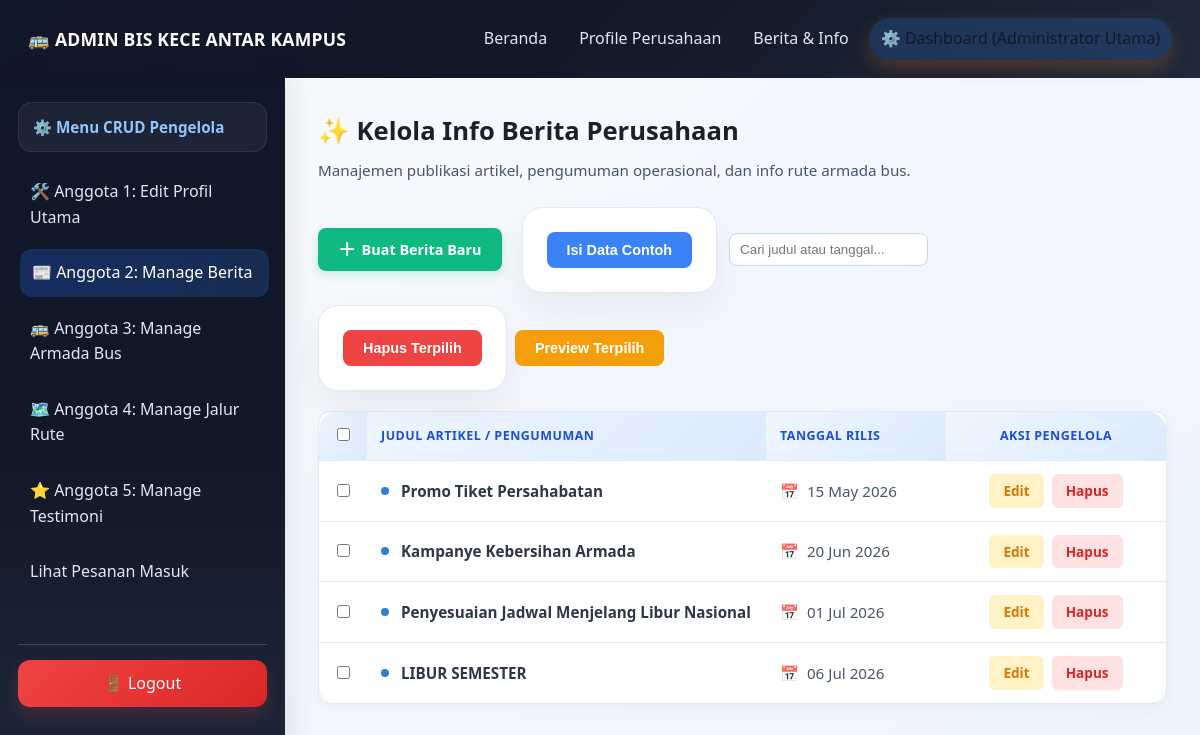
Page /dashboard.php?menu=berita (signed in) on the committed database.
### tables this page shows
CREATE TABLE `tabel_profile` (
  `id` int(11) NOT NULL,
  `nama_pt` varchar(100) NOT NULL,
  `visi` text NOT NULL,
  `misi` text NOT NULL,
  `deskripsi` text NOT NULL
);

CREATE TABLE `tabel_berita` (
  `id_berita` int(11) NOT NULL,
  `judul` varchar(255) NOT NULL,
  `isi` text NOT NULL,
  `tanggal` date NOT NULL
);

### dashboard/manage_berita.php (the view, shortened to what this page needs)
<div class="admin-interface-wrapper">
    <div class="admin-page-header">
        <h2>✨ Kelola Info Berita Perusahaan</h2>
        <p class="admin-page-subtitle">Manajemen publikasi artikel, pengumuman operasional, dan info rute armada bus.
        </p>
    </div>
    <?php
    switch ($aksi) {
        case 'tampil':
            ?>
            <div class="action-bar-container"
                style="display:flex; gap:12px; align-items:center; justify-content:space-between; flex-wrap:wrap;">
                <div style="display:flex; gap:12px; align-items:center;">
                    <a href="dashboard.php?menu=berita&aksi=tambah" class="btn-modern btn-add-new">
                        <span class="btn-icon">＋</span> Buat Berita Baru
                    </a>
                    <form method="POST" style="display:inline-block; margin-left:8px;">
                        <button type="submit" name="seed_berita" class="btn-modern" style="background:#3b82f6; color:white;">Isi
                            Data Contoh</button>
                    </form>
                    <div>
                        <input type="text" id="search-input" placeholder="Cari judul atau tanggal..."
                            style="padding:8px 10px; border-radius:8px; border:1px solid #cbd5e0;">
                    </div>
                </div>
                <div style="display:flex; gap:8px; align-items:center;">
                    <form id="bulk-action-form" method="POST" onsubmit="return confirm('Hapus semua berita terpilih?');">
                        <button type="submit" class="btn-modern" style="background:#ef4444; color:white;">Hapus
                            Terpilih</button>
                    </form>
                    <button id="preview-btn" class="btn-modern" style="background:#f59e0b; color:white;">Preview
                        Terpilih</button>
                </div>
            </div>
            <div class="table-responsive-wrapper">
                <table class="table-modern-ui" id="berita-table">
                    <thead>
                        <tr>
                            <th style="width:48px; text-align:center;"><input type="checkbox" id="select-all"></th>
                            <th>Judul Artikel / Pengumuman</th>
                            <th style="width:180px;">Tanggal Rilis</th>
                            <th style="width:220px; text-align: center;">Aksi Pengelola</th>
                        </tr>
                    </thead>
                    <tbody>
                        <?php
                        $ambil_data = mysqli_query($koneksi, "SELECT * FROM tabel_berita ORDER BY id_berita DESC");
                        if (mysqli_num_rows($ambil_data) > 0) {
                            while ($row = mysqli_fetch_assoc($ambil_data)) {
                                ?>
                                <tr data-isi="<?php echo htmlspecialchars($row['isi']); ?>"
                                    data-judul="<?php echo htmlspecialchars($row['judul']); ?>"
                                    data-tanggal="<?php echo htmlspecialchars($row['tanggal']); ?>">
                                    <td style="text-align:center;"><input type="checkbox" class="row-select" name="selected[]"
                                            form="bulk-action-form" value="<?php echo $row['id_berita']; ?>"></td>
                                    <td class="td-title-cell">
                                        <div class="title-wrapper">
                                            <span class="title-badge-dot"></span>
                                            <strong><?php echo htmlspecialchars($row['judul']); ?></strong>
                                        </div>
                                    </td>
                                    <td class="td-date-cell">
                                        <span class="calendar-mini-icon">📅</span>
                                        <?php echo date('d M Y', strtotime($row['tanggal'])); ?>
                                    </td>
                                    <td style="text-align: center;">
                                        <div class="action-button-group">
                                            <a href="dashboard.php?menu=berita&aksi=edit&id=<?php echo $row['id_berita']; ?>"
                                                class="btn-table-action btn-edit-ui">Edit</a>
                                            <a href="dashboard.php?menu=berita&aksi=hapus&id=<?php echo $row['id_berita']; ?>"
                                                class="btn-table-action btn-delete-ui"
                                                onclick="return confirm('Apakah Anda yakin ingin menghapus pengumuman ini?')">Hapus</a>
                                        </div>
                                    </td>
                                </tr>
                                <?php
                            }
                        } else {
                            echo '<tr><td colspan="4" style="text-align:center; padding: 40px; color:#a0aec0;">Belum ada berita yang diterbitkan.</td></tr>';
                        }
                        ?>
                    </tbody>
                </table>
            </div>
            <?php
            break;
            ?>
            <?php
    }
    ?>
</div>

### komponen/navbar.php
<?php
include 'koneksi/koneksi.php';
$profile_pt = mysqli_fetch_assoc(mysqli_query($koneksi, "SELECT * FROM tabel_profile WHERE id=1"));
$current_page = basename($_SERVER['PHP_SELF']);
?>
<div class="navbar">
    <div class="logo">🚌 <?= $profile_pt['nama_pt'] ?></div>
    <ul>
        <li><a href="index.php" class="<?= $current_page=='index.php'?'active':'' ?>">Beranda</a></li>
        <li><a href="profile.php" class="<?= $current_page=='profile.php'?'active':'' ?>">Profile Perusahaan</a></li>
        <li><a href="berita.php" class="<?= $current_page=='berita.php'?'active':'' ?>">Berita & Info</a></li>
        <li>
            <?php if(isset($_SESSION['login'])) { ?>
                <a href="dashboard.php" class="btn-dash <?= $current_page=='dashboard.php'?'active':'' ?>">⚙️ Dashboard (<?= $_SESSION['nama_lengkap'] ?>)</a>
            <?php } else { ?>
                <a href="login.php" class="btn-dash">🔑 Login Admin</a>
            <?php } ?>
        </li>
    </ul>
</div>

### css/style.css (style rules this page uses)
* { box-sizing: border-box; }
body { margin: 0; font-family: 'Segoe UI', Arial, sans-serif; background: linear-gradient(135deg, #f5f7fb 0%, #eef4ff 100%); color: #243447; line-height: 1.6; }
a { text-decoration: none; color: inherit; }
.navbar { display: flex; justify-content: space-between; align-items: center; padding: 18px 28px; background: linear-gradient(135deg, #0f172a 0%, #111827 45%, #1e293b 100%); color: white; box-shadow: 0 10px 30px rgba(15, 23, 42, 0.16); }
.navbar .logo { font-size: 1.1rem; font-weight: 700; color: #fff; letter-spacing: 0.2px; }
.navbar ul { display: flex; flex-wrap: wrap; gap: 8px; list-style: none; margin: 0; padding: 0; }
.navbar ul li a { display: inline-block; padding: 8px 12px; border-radius: 999px; color: #e2e8f0; font-weight: 500; transition: all 0.2s ease; }
.navbar ul li a:hover, .navbar ul li a.active { background: rgba(59, 130, 246, 0.2); color: white; }
.btn-dash { background: linear-gradient(135deg, #f59e0b, #f97316); color: #111827 !important; font-weight: 700; box-shadow: 0 8px 18px rgba(249, 115, 22, 0.25); }
.dash-content > h2, .dash-content h2 { margin-top: 0; margin-bottom: 10px; color: #0f172a; font-size: 1.5rem; }
.dash-content p { color: #475569; margin-top: 0; }
.dash-content form, .dash-content > form { max-width: 820px; background: white; padding: 24px; border-radius: 20px; border: 1px solid #e2e8f0; box-shadow: 0 16px 35px rgba(15, 23, 42, 0.06); }
.dash-content table { width: 100%; border-collapse: separate; border-spacing: 0; background: white; border-radius: 18px; overflow: hidden; box-shadow: 0 16px 35px rgba(15, 23, 42, 0.06); }
.dash-content table th, .dash-content table td { padding: 13px 14px; border-bottom: 1px solid #e2e8f0; text-align: left; }
.dash-content table th { background: linear-gradient(135deg, #eff6ff, #dbeafe); color: #1d4ed8; font-weight: 700; }
.dash-content table tr:last-child td { border-bottom: none; }

### dashboard/manage_berita.php (style rules this page uses)
.admin-interface-wrapper { font-family: 'Segoe UI', system-ui, -apple-system, sans-serif; color: #2d3748; padding: 5px; }
.admin-page-header { margin-bottom: 25px; }
.admin-page-header h2 { font-size: 1.6rem; color: #1a202c; margin: 0 0 6px 0; font-weight: 700; }
.admin-page-subtitle { color: #718096; margin: 0; font-size: 0.95rem; }
.action-bar-container { margin-bottom: 20px; }
.btn-modern { display: inline-flex; align-items: center; justify-content: center; padding: 10px 20px; border-radius: 8px; font-size: 0.9rem; font-weight: 600; text-decoration: none; transition: all 0.2s ease-in-out; border: none; cursor: pointer; }
.btn-add-new { background-color: #10b981; color: white; box-shadow: 0 4px 10px rgba(16, 185, 129, 0.2); }
.btn-icon { margin-right: 6px; font-size: 1.1rem; line-height: 1; }
.table-responsive-wrapper { background: #ffffff; border-radius: 12px; box-shadow: 0 4px 15px rgba(0, 0, 0, 0.04); border: 1px solid #e2e8f0; overflow: hidden; }
.table-modern-ui { width: 100%; border-collapse: collapse; text-align: left; font-size: 0.95rem; }
.table-modern-ui th { background-color: #f8fafc; color: #4a5568; padding: 16px 20px; font-weight: 600; border-bottom: 2px solid #edf2f7; text-transform: uppercase; font-size: 0.78rem; letter-spacing: 0.5px; }
.table-modern-ui td { padding: 16px 20px; border-bottom: 1px solid #edf2f7; color: #4a5568; vertical-align: middle; }
.table-modern-ui tr:last-child td { border-bottom: none; }
.title-wrapper { display: flex; align-items: center; }
.title-badge-dot { width: 8px; height: 8px; background-color: #3182ce; border-radius: 50%; margin-right: 12px; display: inline-block; flex-shrink: 0; }
.td-title-cell strong { color: #2d3748; font-weight: 600; }
.calendar-mini-icon { margin-right: 4px; opacity: 0.8; }
.action-button-group { display: inline-flex; gap: 8px; }
.btn-table-action { padding: 6px 14px; border-radius: 6px; font-size: 0.85rem; font-weight: 600; text-decoration: none; transition: all 0.2s ease; }
.btn-edit-ui { background-color: #fef3c7; color: #d97706; }
.btn-delete-ui { background-color: #fee2e2; color: #dc2626; }

### rows in the picture
tabel_profile: nama_pt "ADMIN BIS KECE ANTAR KAMPUS"
tabel_berita: judul "Promo Tiket Persahabatan", tanggal "15 May 2026"
tabel_berita: judul "Kampanye Kebersihan Armada", tanggal "20 Jun 2026"
tabel_berita: judul "Penyesuaian Jadwal Menjelang Libur Nasional", tanggal "01 Jul 2026"
tabel_berita: judul "LIBUR SEMESTER", tanggal "06 Jul 2026"

### other values in the picture
$_SESSION['nama_lengkap'] "Administrator Utama"
